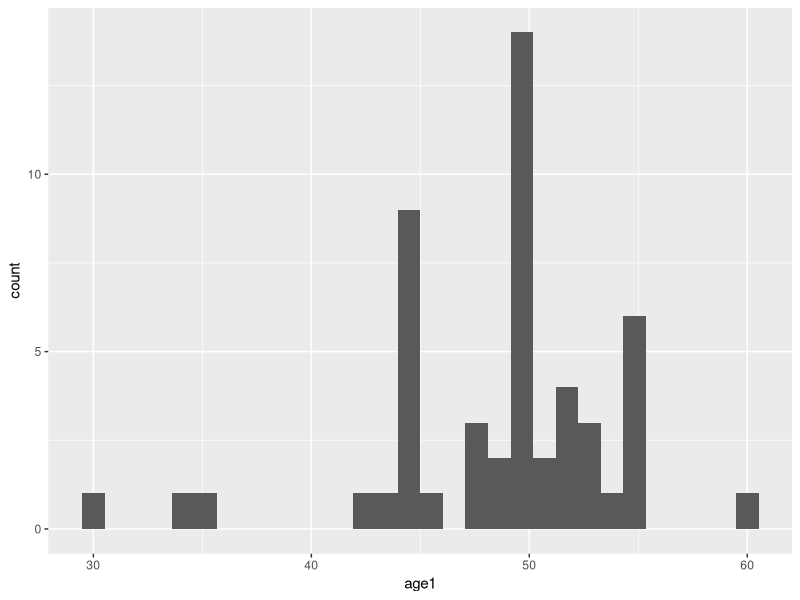
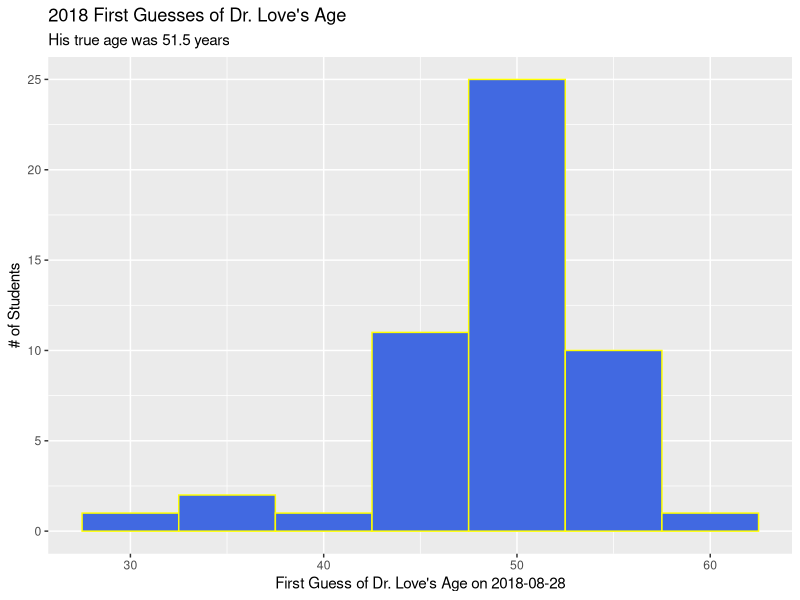
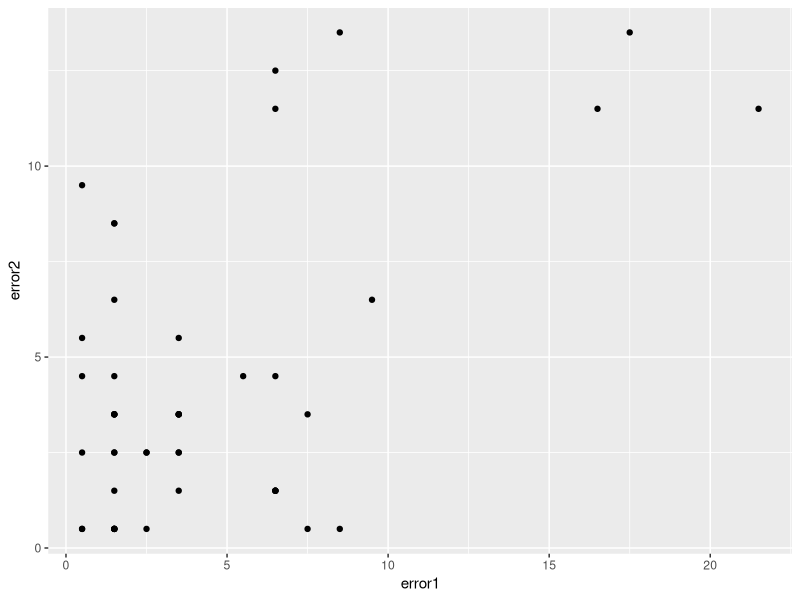
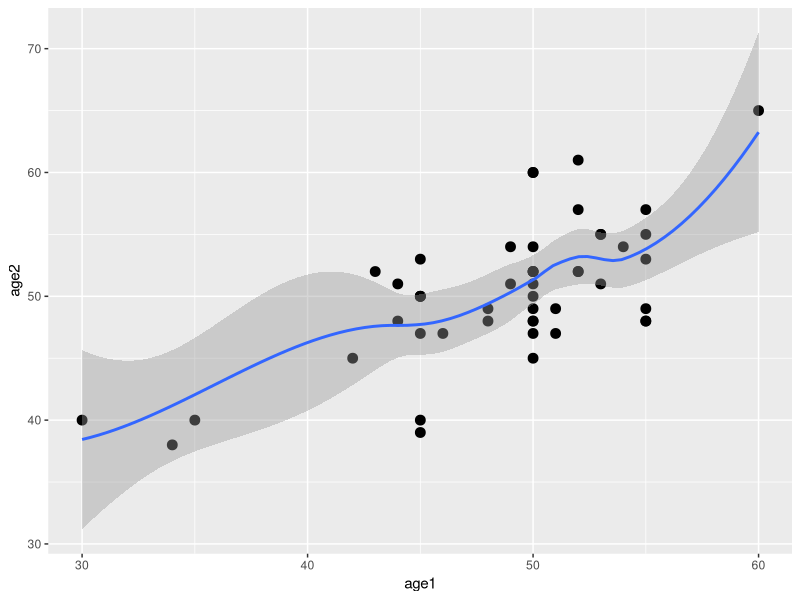
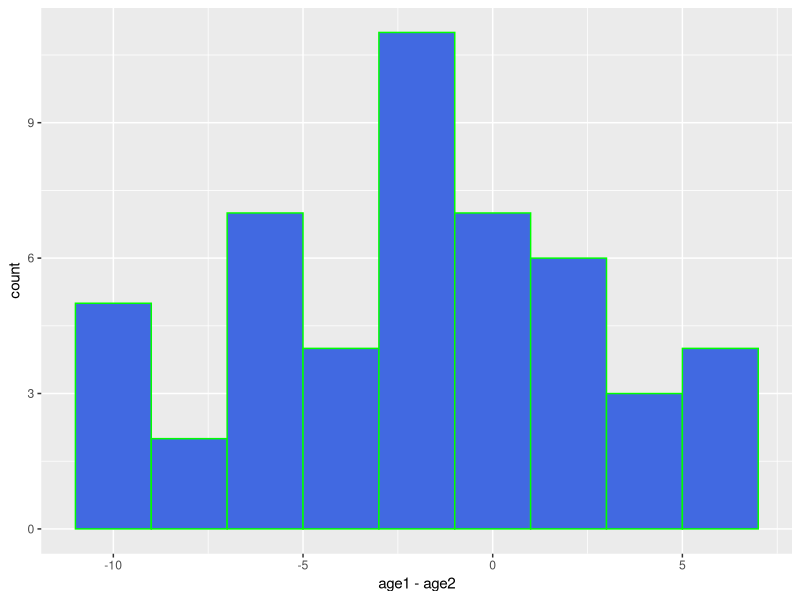

Source code (R) for these figures, in order:
## ---- chunk 1
knitr::opts_chunk$set(comment=NA)
## ---- chunk 2
library(magrittr); library(tidyverse)
## ---- chunk 3
love_2018 <- read_csv("love-age-guess-2018.csv")
## ---- chunk 4
love_2018
## ---- chunk 5
ggplot(data = love_2018, aes(x = age1)) +
    geom_histogram()
## ---- chunk 6
ggplot(data = love_2018, aes(x = age1)) +
    geom_histogram(bins = 7, fill = "royalblue", col = "yellow") +
    labs(x = "First Guess of Dr. Love's Age on 2018-08-28",
         y = "# of Students",
         title = "2018 First Guesses of Dr. Love's Age",
         subtitle = "His true age was 51.5 years")
## ---- chunk 7
summary(love_2018)
## ---- chunk 8
love_2018 <- love_2018 %>%
    mutate(error1 = abs(age1 - 51.5),
           error2 = abs(age2 - 51.5))

summary(love_2018)
## ---- chunk 9
ggplot(data = love_2018, aes(x = error1, y = error2)) +
    geom_point()
## ---- chunk 10
ggplot(data = love_2018, aes(x = age1, y = age2)) +
    geom_point(size = 3) +
    geom_smooth(method = "loess")
## ---- chunk 11
ggplot(love_2018, aes(x = age1 - age2)) +
    geom_histogram(binwidth = 2,
                   col = "green", fill = "royalblue")
## ---- chunk 12
love_2018 %$%
    summary(age1 - age2)
## ---- chunk 13
love_2018 %>%
    count(age1 - age2 < 0)
## ---- chunk 14
love_2018 %$%
    t.test(age1 - age2)
